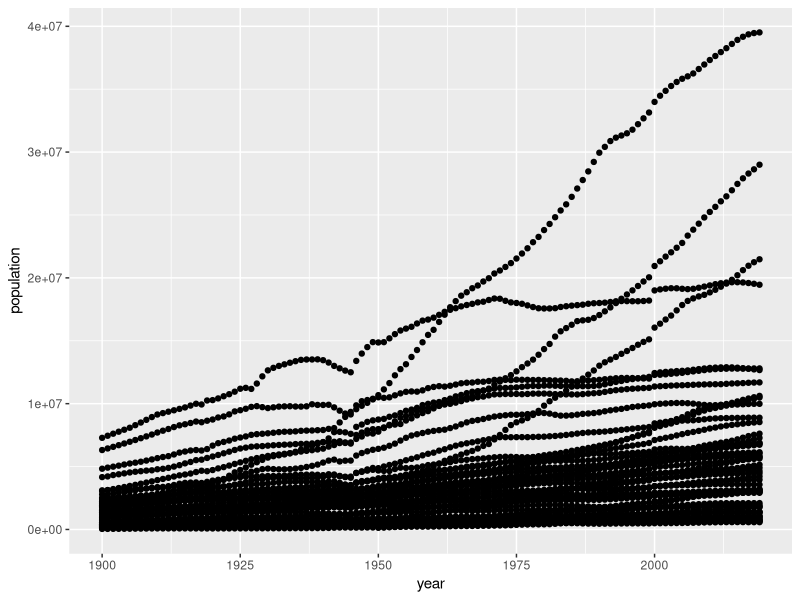
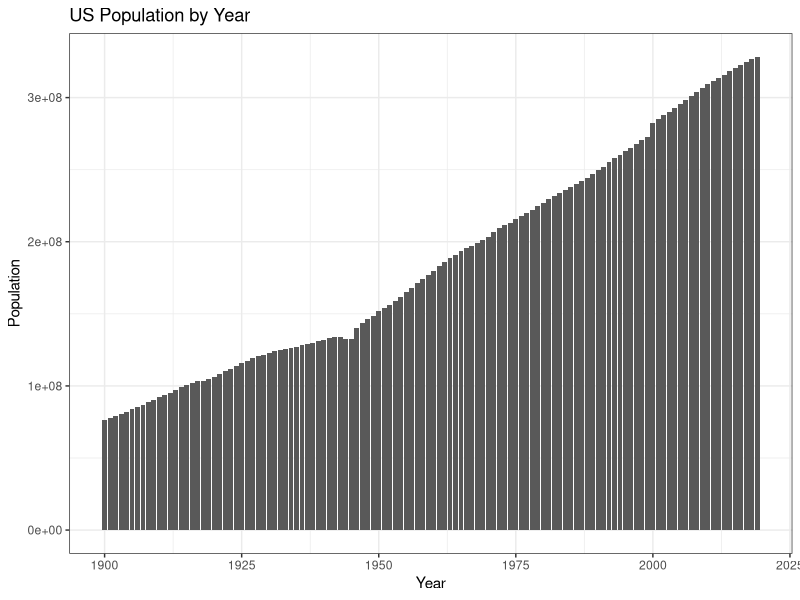
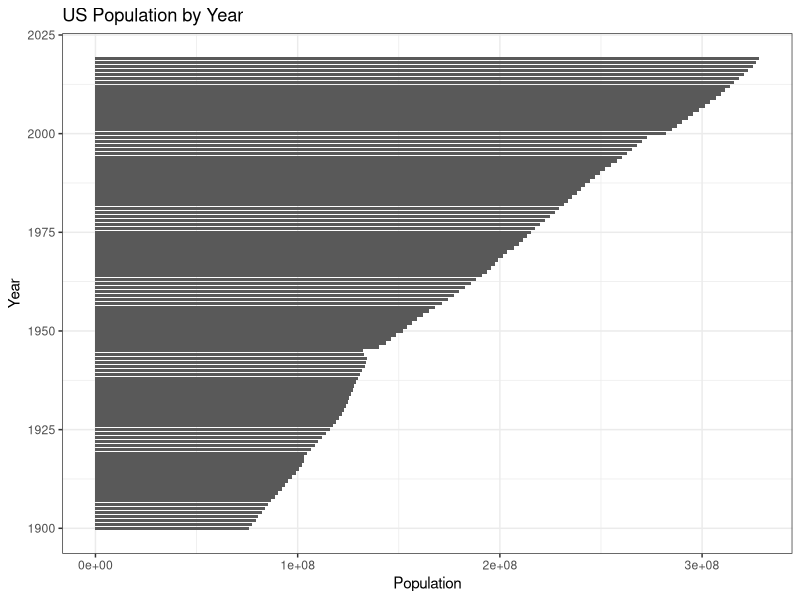
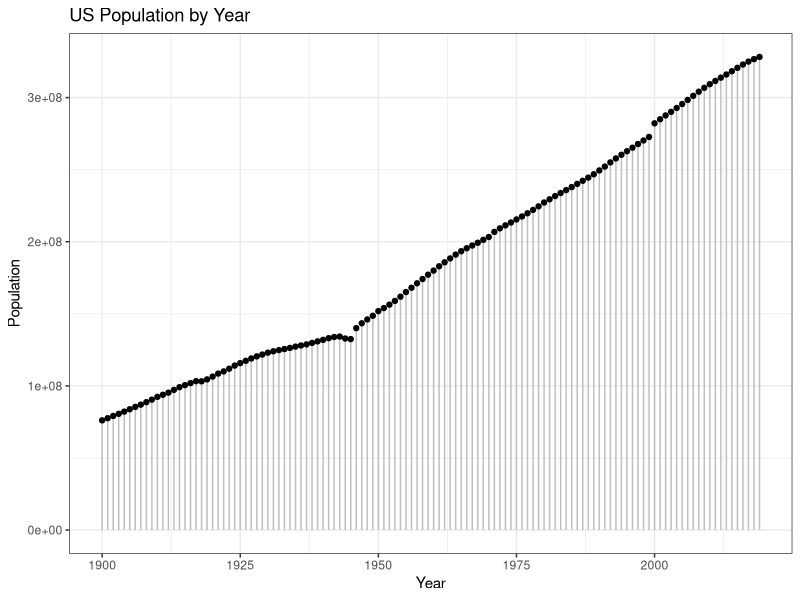
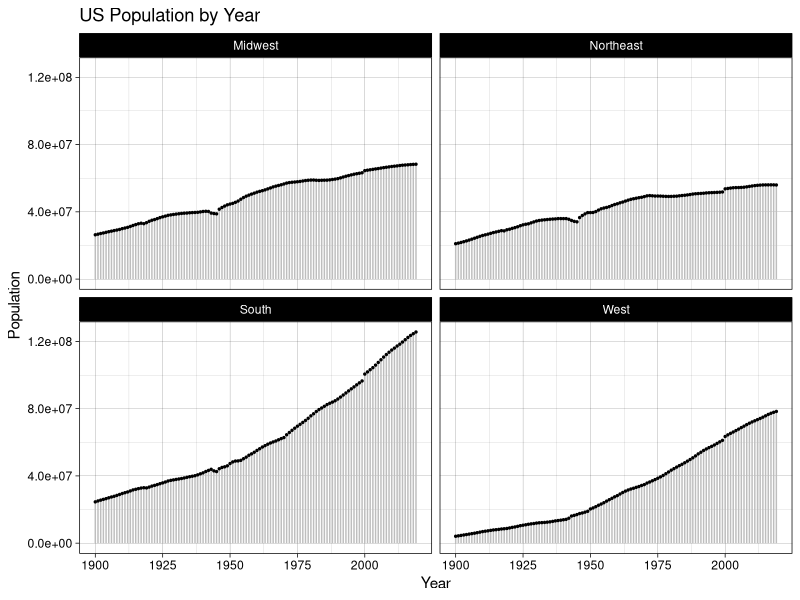
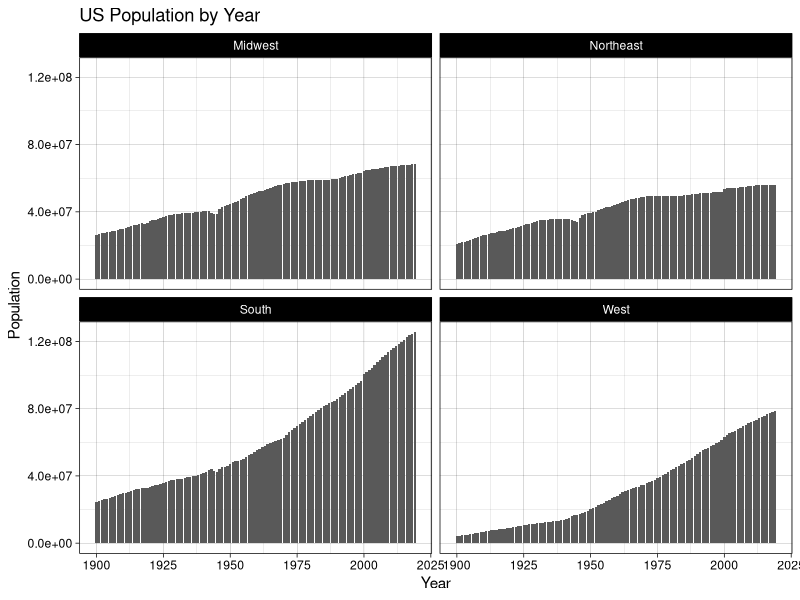
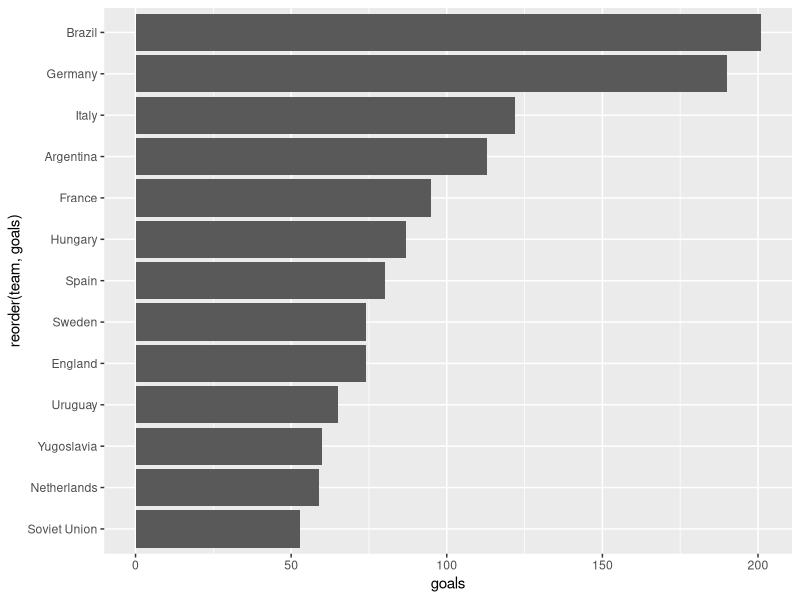
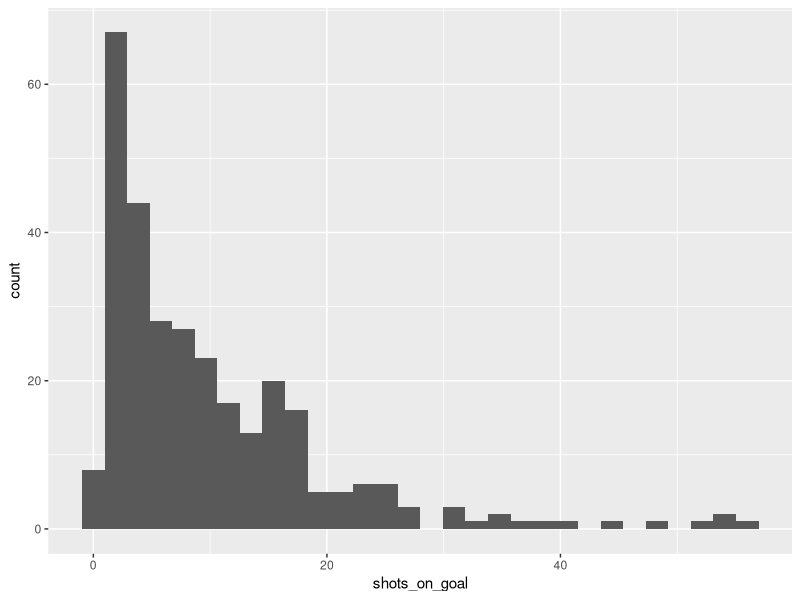

R code for these plots, in order:
## ---- chunk 1
library(tidyverse)
state <- read_csv("data/state_population.csv")
state
## ---- chunk 2
state %>%
  ggplot(aes(x = year, y = population)) + 
    geom_point()
## ---- chunk 3
# calculate total (sum) population by year
pop_by_year <- state %>%
  group_by(year) %>%
  summarise(pop = sum(population))
pop_by_year
## ---- chunk 4
pop_by_year %>%
  ggplot(aes(x = year, y = pop)) + 
    geom_col() + 
    labs(x = "Year", 
         y = "Population",
         title = "US Population by Year") + 
    theme_bw()

# coord_flip() will flip axes
pop_by_year %>%
  ggplot(aes(x = year, y = pop)) + 
    geom_col() + 
    labs(x = "Year", 
         y = "Population",
         title = "US Population by Year") + 
    theme_bw() + 
    coord_flip()

# a "lollipop" plot 
# combines straight line segment with point
pop_by_year %>%
  ggplot(aes(x = year, y = pop)) + 
    geom_segment(aes(x = year, xend = year, y = 0, yend = pop), col = "grey") + 
    geom_point() + 
    labs(x = "Year", 
         y = "Population",
         title = "US Population by Year") + 
    theme_bw()
## ---- chunk 5
region_year <- state %>%
  group_by(region, year) %>%
  summarise(pop = sum(population))
region_year

region_year %>%
  ggplot(aes(x = year, y = pop)) + 
    geom_segment(aes(x = year, xend = year, y = 0, yend = pop), col = "grey") + 
    geom_point(size = 0.5) + 
    labs(x = "Year", 
         y = "Population",
         title = "US Population by Year") + 
    facet_wrap(~region) + 
    theme_linedraw()

# you can also use geom_col here
region_year %>%
  ggplot(aes(x = year, y = pop)) + 
    geom_col() + 
    labs(x = "Year", 
         y = "Population",
         title = "US Population by Year") + 
    facet_wrap(~region) + 
    theme_linedraw()
## ---- chunk 6
cups <- read_csv("data/world_cups.csv")
## ---- chunk 7
scored <- cups %>%
  group_by(team) %>%
  summarise(goals = sum(scored))
## ---- chunk 8
best_teams <- scored %>% filter(goals > 50)
## ---- chunk 9
# reorder(x, order_variable) will reorder columns
best_teams %>%
  ggplot(aes(x = reorder(team, goals), y = goals)) + 
    geom_col() + 
    coord_flip()
## ---- chunk 10
# find average goals scored by team in 1930
cups %>%
  filter(year == 1930) %>%
  summarise(scored = mean(scored))

# find average goals scored by team per match in 1930
cups %>%
  filter(year == 1930) %>%
  summarise(scored = mean(scored / matches))

# find average goals scored per match in every year
cups %>%
  group_by(year) %>%
  summarise(scored = mean(scored))
## ---- chunk 11
numbers <- c(1, 3, 7, 9, 2000)

# notice how the mean is sensitive to outliers
mean(numbers)

# the median is not as sensitive
median(numbers)
## ---- chunk 12
# visualize shots on goal since 1950
cups %>%
  filter(year > 1950) %>%
  ggplot(aes(x = shots_on_goal)) + 
    geom_histogram()

# just like any other geom, can use with groups and facets
cups %>%
  filter(year > 1950) %>%
  ggplot(aes(x = shots_on_goal)) + 
    geom_histogram() + 
    facet_wrap(~year)
## ---- chunk 13
# very small binwidth
cups %>%
  filter(year > 1950) %>%
  ggplot(aes(x = shots_on_goal)) + 
    geom_histogram(binwidth = 1)

# very large binwidth - not as informative!
cups %>%
  filter(year > 1950) %>%
  ggplot(aes(x = shots_on_goal)) + 
    geom_histogram(binwidth = 25)
## ---- chunk 14
# histogram looks okay here, but you may want a smoother distribution
cups %>%
  filter(year > 1950) %>%
  group_by(team) %>%
  summarise(per_match = scored / matches) %>%
  ggplot(aes(x = per_match)) +
    geom_histogram()

# geom_density() will try to smooth it out for you
cups %>%
  filter(year > 1950) %>%
  group_by(team) %>%
  summarise(per_match = scored / matches) %>%
  ggplot(aes(x = per_match)) +
    geom_density()

# can facet just like always
cups %>%
  group_by(year, team) %>%
  summarise(per_match = scored / matches) %>%
  ggplot(aes(x = per_match)) + 
    geom_density() + 
    facet_wrap(~year)
## ---- chunk 15
elections <- read_csv("data/pres_elections.csv")

elections %>%
  filter(year >= 1992) %>%
  ggplot(aes(x = democrat)) + 
    geom_histogram(binwidth = 2) + 
    facet_wrap(~region) + 
    geom_vline(xintercept = 50, col = "blue", lty = "dashed") + 
    theme_bw()
## ---- chunk 16
elections %>%
  filter(region == "South") %>%
  ggplot(aes(x = democrat)) + 
    geom_density() + 
    facet_wrap(~year) + 
    geom_vline(xintercept = 50, col = "blue", lty = "dashed") + 
    theme_bw()
## ---- chunk 17
# quantile() defaults to quartiles
seq(0, 100, by = 1) %>% quantile()
seq(0, 50, by = 1) %>% quantile()
## ---- chunk 18
elections %>%
  ggplot(aes(x = democrat)) + 
  geom_boxplot()

# you can use fill in aes() to color by a variable
elections %>%
  ggplot(aes(x = region, y = democrat)) + 
  geom_boxplot()

# works both ways! or use coord_flip()
elections %>%
  ggplot(aes(x = democrat, y = region)) + 
  geom_boxplot()
## ---- chunk 19
# check the warning, what is it trying to tell us? 	
# continuous x aesthetic -- did you forget aes(group=...)?
elections %>%
  filter(region == "South") %>%
  ggplot(aes(x = year, y = democrat)) + 
  geom_boxplot()

# trust the hints
elections %>%
  filter(region == "South") %>%
  ggplot(aes(x = year, y = democrat, group = year)) + 
  geom_boxplot() + 
  geom_hline(yintercept = 50, col = "blue", lty = "dashed")

# notice the large outlier in the South in later years
# how could we find out which point that is?
## ---- chunk 20
cups %>%
  filter(year >= 1950) %>%
  ggplot(aes(x = year, y = scored, group = year)) + 
    geom_boxplot()

# this is technically right too - why is it maybe less desirable?
cups %>%
  filter(year >= 1950) %>%
  ggplot(aes(x = scored)) + 
    geom_boxplot() + 
    facet_wrap(~year)
